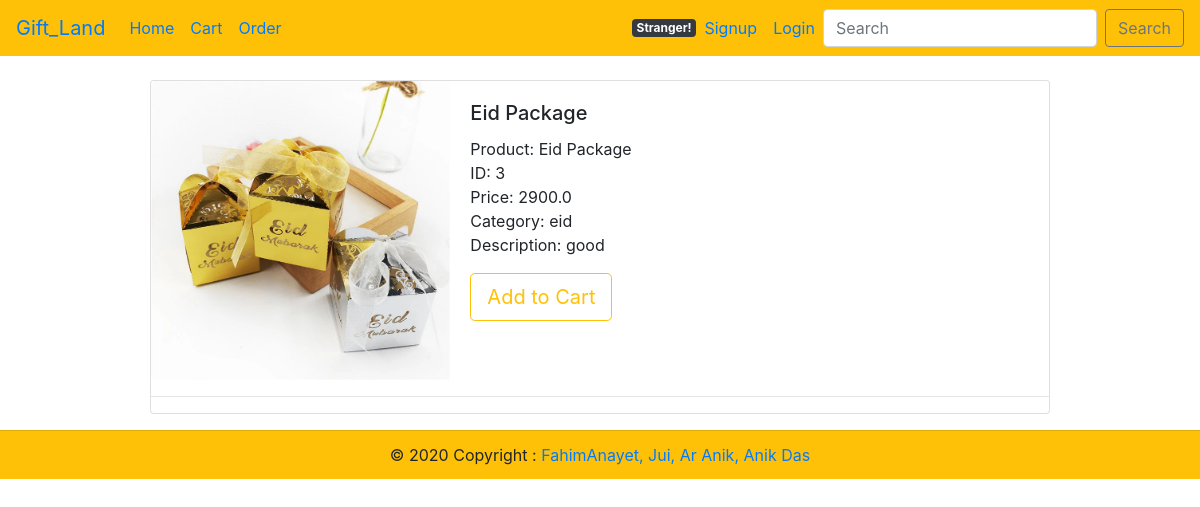
Page /8 on the committed database.
### ProductInfo/models.py (models this page shows, shortened)
class Product(models.Model):
    p_id=models.IntegerField(default=0)
    p_name=models.CharField(max_length=100)
    p_price=models.FloatField(blank=True)
    description=models.TextField(blank=True)
    category=models.CharField(max_length=100)
    p_image=models.ImageField(upload_to='product/images')
    reviews = models.ManyToManyField(Review)

### ProductInfo/views.py (the view)
# urls.py: path('<int:product_id>',Product_view.ProductDetails),
def ProductDetails(request, product_id):
    detail = get_object_or_404(Product, id=product_id)
    context = {
        'detail': detail,
    }
    return render(request, 'ProductHtml/productdetail.html', context)

### templates/ProductHtml/productdetail.html
{% extends 'base.html' %}
{% load static %}
{% load crispy_forms_tags %}
{% block content %}
<br>
<div class="col d-flex justify-content-center">
<div class="card mb-3" style="max-width: 900px;">
    <div class="row no-gutters">
      <div class="col mx-auto ">
        <img src="{{detail.p_image.url }}" class="card-img" alt="...">
      </div>
      <div class="col-md-8">
        <div class="card-body">
          <h5 class="card-title">{{detail.p_name}}</h5>
          <p class="card-text">
            Product: {{ detail.p_name }} <br>
            ID: {{ detail.p_id }} <br>
            Price: {{ detail.p_price }} <br>
            Category: {{ detail.category }} <br>
            Description: {{ detail.description }} <br>
          </p>
          <a href="{% url 'update-cart' detail.id %}">
            <button type="submit" class="btn btn-lg btn-outline-warning">Add to Cart</button>
          </a>
        </div>
      </div>
    </div>
    <hr>
  </div>
  </div>
{% endblock %}

### rows in the picture
Product: p_image (picture), p_name "Eid Package", p_id "3", p_price "2900.0", category "eid", description "good"
